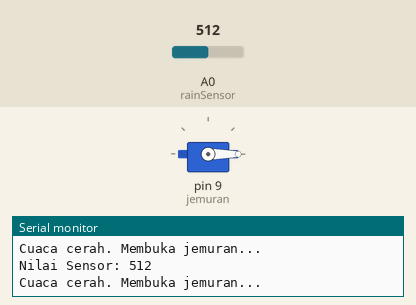
Simulated run of this sketch. Board: Arduino Uno, built with avr-gcc and run on an emulated ATmega328P. On the bench: servo, the last lines printed to the serial monitor. The test bench sets the inputs (shaded band); at power-on: A0 (rainSensor) = 512.

Above: at 1.8 s.
1.9 s: A0 (rainSensor) set to 486
At 2.7 s:
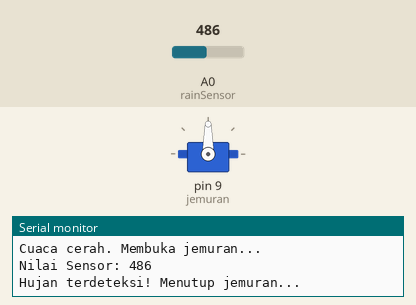
3.5 s: A0 (rainSensor) set to 511
At 4.3 s:
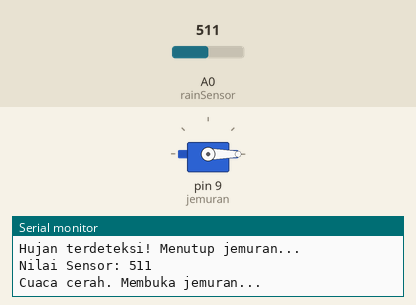
5.5 s: A0 (rainSensor) set to 306
At 7.1 s:
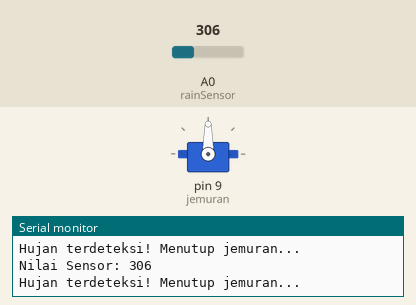
Timing chart, 0 to 8.6 s (numbered marks = the images above; inputs shaded):
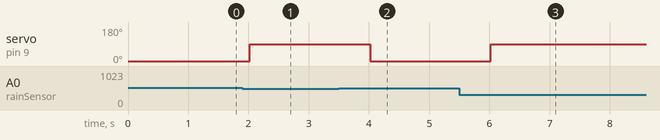

The sketch:

code.ino
```cpp
#include <Servo.h>

Servo jemuran;
int rainSensor = A0;
int nilaiHujan;
int ambang = 500;

void setup() {
  jemuran.attach(9);   // servo di pin 9
  Serial.begin(9600);
  jemuran.write(0);
  Serial.println("Sistem Jemuran Otomatis Siap!");
}

void loop() {
  nilaiHujan = analogRead(rainSensor);
  Serial.print("Nilai Sensor: ");
  Serial.println(nilaiHujan);

  if (nilaiHujan < ambang) {
    Serial.println("Hujan terdeteksi! Menutup jemuran...");
    jemuran.write(90);
  } else {
    Serial.println("Cuaca cerah. Membuka jemuran...");
    jemuran.write(0);
  }

  delay(1000);
}
```

Measured:
- the behaviour switches between 500 and 499 on A0 (rainSensor) (found by bisection; images 0 and 1)
- after the input at 1.9 s, servo on pin 9 (jemuran): 0° → 90° after 0.12 s
- after the input at 3.5 s, servo on pin 9 (jemuran): 90° → 0° after 0.52 s
- after the input at 5.5 s, servo on pin 9 (jemuran): 0° → 90° after 0.52 s
